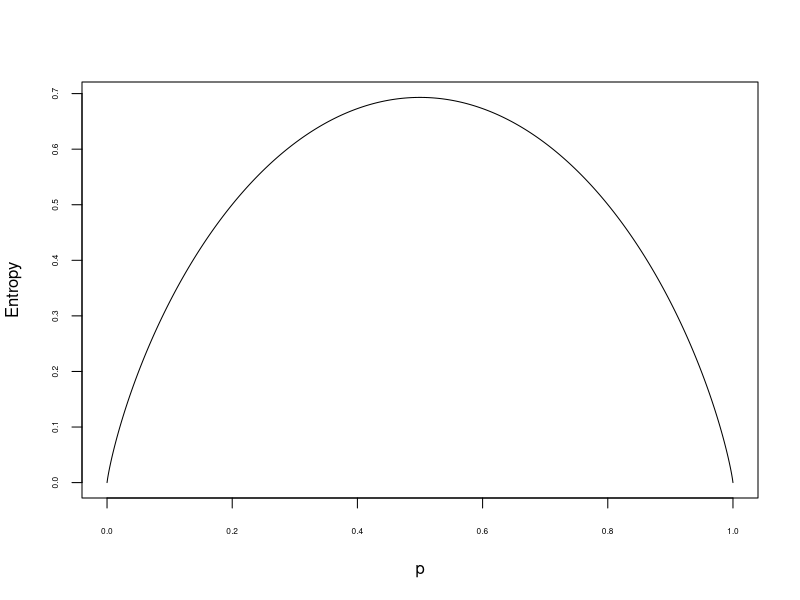
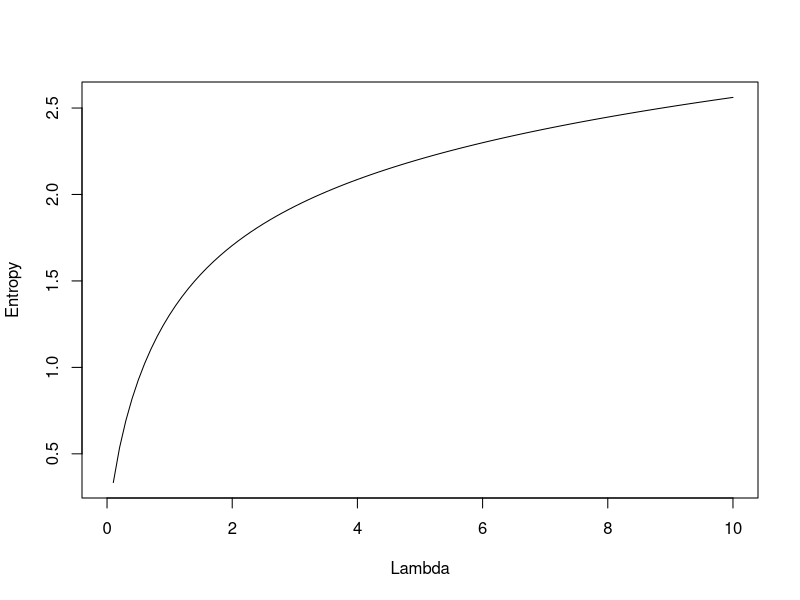

Recreate these plots in R, in order.
## ---- chunk 1
knitr::opts_knit$set(root.dir = 'C:/Users/neide/OneDrive/Documents/GitHub/BEwebinar/Data')
## ---- chunk 2
pvals <- seq(0,1000)/1000
ber.ent <- -pvals*log(pvals) - (1-pvals)*log(1-pvals)
ber.ent[1] <- 0
ber.ent[1001] <- 0
plot(ts(ber.ent,start=0,frequency=1000),xlab="p",ylab="Entropy",
	yaxt="n",xaxt="n")
axis(1,cex.axis=.5)
axis(2,cex.axis=.5)
## ---- chunk 3
pois.ent <- function(lambda,trunc)
{ 
	ent <- exp(-lambda)*sum(lambda^(seq(0,trunc))*log(factorial(seq(0,trunc)))/factorial(seq(0,trunc)))
	ent <- ent + lambda*(1 - log(lambda)) 
	return(ent)
}
## ---- chunk 4
lambda <- seq(0,100)/10
my.ents <- NULL
for(i in 1:length(lambda))
{
	my.ents <- c(my.ents,pois.ent(lambda[i],50))
}
plot(ts(my.ents,start=0,frequency=10),xlab="Lambda",ylab="Entropy")
